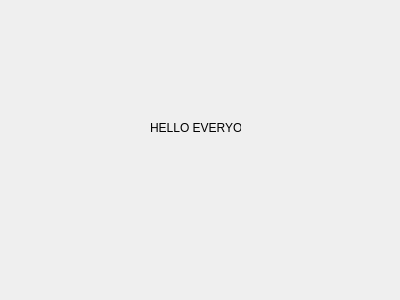
<?xml version="1.0" encoding="UTF-8"?>
<ui version="4.0">
 <class>secdialog</class>
 <widget class="QDialog" name="secdialog">
  <property name="geometry">
   <rect>
    <x>0</x>
    <y>0</y>
    <width>400</width>
    <height>300</height>
   </rect>
  </property>
  <property name="windowTitle">
   <string>Dialog</string>
  </property>
  <widget class="QLabel" name="label">
   <property name="geometry">
    <rect>
     <x>150</x>
     <y>120</y>
     <width>91</width>
     <height>16</height>
    </rect>
   </property>
   <property name="text">
    <string>HELLO EVERYONE</string>
   </property>
  </widget>
 </widget>
 <resources/>
 <connections/>
</ui>
